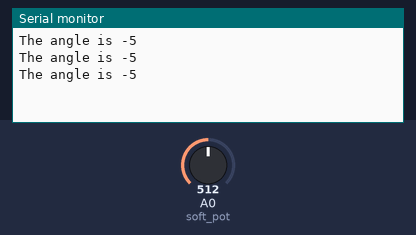
Bench run of a sketch on a simulated Arduino Uno, built with avr-gcc and run on an emulated ATmega328P. Parts: the last lines printed to the serial monitor. The inputs (shaded band) are chosen by the test bench; at power-on: A0 (soft_pot) = 512.

Above: at 1.3 s.
1.4 s: A0 (soft_pot) set to 716
At 1.9 s:
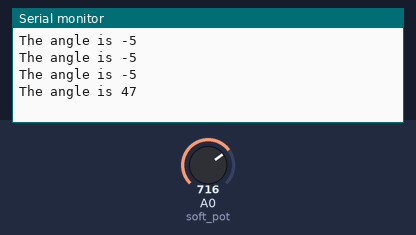
2.9 s: A0 (soft_pot) set to 900
At 3.3 s:
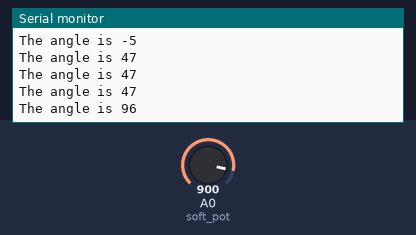
Timing chart, 0 to 5.9 s (numbered marks = the images above; inputs shaded):
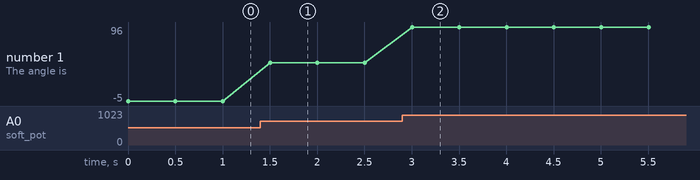

The sketch:

lab2rotpoten.ino
```cpp
int soft_pot = 0;

// single side positive, opp neg in line,

void setup() {
  // put your setup code here, to run once
Serial.begin(9600);
}

void loop() {
int sensorValue;
sensorValue = analogRead(soft_pot);
int angle;
angle = (sensorValue * .2629) - 140.5;
Serial.println("The angle is " + String(angle));
delay(500);
}
```

Measured:
- after the input at 1.4 s, the serial monitor: prints a new line after 0.10 s (image 1)
- after the input at 2.9 s, the serial monitor: prints a new line after 0.10 s (image 2)
- plotted number 1: -5 → 47 after the input at 1.4 s, 47 → 96 after the input at 2.9 s
